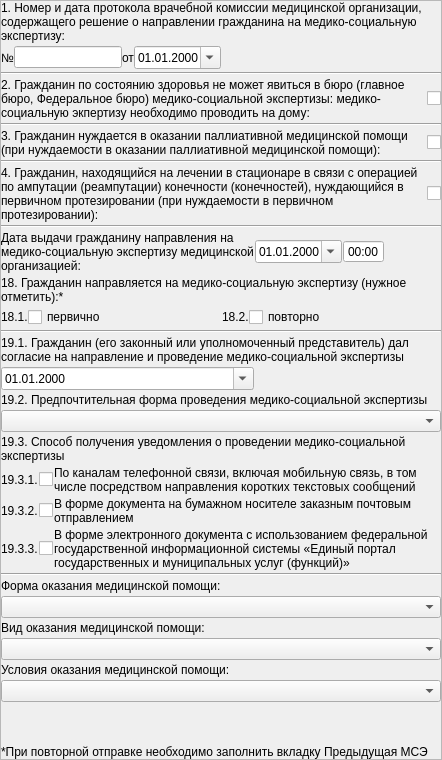
             <widget class="QFrame" name="frame1_1">
              <property name="frameShape">
               <enum>QFrame::StyledPanel</enum>
              </property>
              <property name="frameShadow">
               <enum>QFrame::Raised</enum>
              </property>
              <layout class="QGridLayout" name="gridLayout_20">
               <property name="horizontalSpacing">
                <number>1</number>
               </property>
               <property name="verticalSpacing">
                <number>3</number>
               </property>
               <property name="margin">
                <number>0</number>
               </property>
               <item row="9" column="3">
                <widget class="CDateEdit" name="edtEndDate">
                 <property name="sizePolicy">
                  <sizepolicy hsizetype="Maximum" vsizetype="Fixed">
                   <horstretch>0</horstretch>
                   <verstretch>0</verstretch>
                  </sizepolicy>
                 </property>
                 <property name="displayFormat">
                  <string>dd.MM.yyyy</string>
                 </property>
                 <property name="calendarPopup">
                  <bool>true</bool>
                 </property>
                </widget>
               </item>
               <item row="32" column="2">
                <spacer name="verticalSpacer_3">
                 <property name="orientation">
                  <enum>Qt::Vertical</enum>
                 </property>
                 <property name="sizeHint" stdset="0">
                  <size>
                   <width>20</width>
                   <height>40</height>
                  </size>
                 </property>
                </spacer>
               </item>
               <item row="9" column="4" colspan="2">
                <widget class="CTimeEdit" name="edtEndTime">
                 <property name="sizePolicy">
                  <sizepolicy hsizetype="Maximum" vsizetype="Fixed">
                   <horstretch>0</horstretch>
                   <verstretch>0</verstretch>
                  </sizepolicy>
                 </property>
                 <property name="buttonSymbols">
                  <enum>QAbstractSpinBox::NoButtons</enum>
                 </property>
                 <property name="displayFormat">
                  <string>HH:mm</string>
                 </property>
                </widget>
               </item>
               <item row="14" column="3" colspan="3">
                <spacer name="horizontalSpacer_7">
                 <property name="orientation">
                  <enum>Qt::Horizontal</enum>
                 </property>
                 <property name="sizeHint" stdset="0">
                  <size>
                   <width>40</width>
                   <height>20</height>
                  </size>
                 </property>
                </spacer>
               </item>
               <item row="18" column="0">
                <widget class="QLabel" name="label_3">
                 <property name="sizePolicy">
                  <sizepolicy hsizetype="Fixed" vsizetype="Preferred">
                   <horstretch>0</horstretch>
                   <verstretch>0</verstretch>
                  </sizepolicy>
                 </property>
                 <property name="text">
                  <string>19.3.1.</string>
                 </property>
                </widget>
               </item>
               <item row="19" column="0">
                <widget class="QLabel" name="label_5">
                 <property name="sizePolicy">
                  <sizepolicy hsizetype="Fixed" vsizetype="Preferred">
                   <horstretch>0</horstretch>
                   <verstretch>0</verstretch>
                  </sizepolicy>
                 </property>
                 <property name="text">
                  <string>19.3.2.</string>
                 </property>
                </widget>
               </item>
               <item row="20" column="0">
                <widget class="QLabel" name="label_6">
                 <property name="sizePolicy">
                  <sizepolicy hsizetype="Fixed" vsizetype="Preferred">
                   <horstretch>0</horstretch>
                   <verstretch>0</verstretch>
                  </sizepolicy>
                 </property>
                 <property name="text">
                  <string>19.3.3.</string>
                 </property>
                </widget>
               </item>
               <item row="18" column="1">
                <widget class="QCheckBox" name="chkMethodReceivingNotification19_3_1">
                 <property name="sizePolicy">
                  <sizepolicy hsizetype="Fixed" vsizetype="Fixed">
                   <horstretch>0</horstretch>
                   <verstretch>0</verstretch>
                  </sizepolicy>
                 </property>
                </widget>
               </item>
               <item row="19" column="1">
                <widget class="QCheckBox" name="chkMethodReceivingNotification19_3_2">
                 <property name="sizePolicy">
                  <sizepolicy hsizetype="Fixed" vsizetype="Fixed">
                   <horstretch>0</horstretch>
                   <verstretch>0</verstretch>
                  </sizepolicy>
                 </property>
                </widget>
               </item>
               <item row="20" column="1">
                <widget class="QCheckBox" name="chkMethodReceivingNotification19_3_3">
                 <property name="sizePolicy">
                  <sizepolicy hsizetype="Fixed" vsizetype="Fixed">
                   <horstretch>0</horstretch>
                   <verstretch>0</verstretch>
                  </sizepolicy>
                 </property>
                </widget>
               </item>
               <item row="0" column="0" colspan="6">
                <widget class="QLabel" name="lblProtocol">
                 <property name="text">
                  <string>1. Номер и дата протокола врачебной комиссии медицинской организации, содержащего решение о направлении гражданина на медико-социальную экспертизу:</string>
                 </property>
                 <property name="wordWrap">
                  <bool>true</bool>
                 </property>
                </widget>
               </item>
               <item row="1" column="0" colspan="6">
                <layout class="QHBoxLayout" name="horizontalLayout_19">
                 <property name="spacing">
                  <number>0</number>
                 </property>
                 <item>
                  <widget class="QLabel" name="lblProtocolNumber">
                   <property name="sizePolicy">
                    <sizepolicy hsizetype="Fixed" vsizetype="Preferred">
                     <horstretch>0</horstretch>
                     <verstretch>0</verstretch>
                    </sizepolicy>
                   </property>
                   <property name="text">
                    <string>№</string>
                   </property>
                  </widget>
                 </item>
                 <item>
                  <widget class="QLineEdit" name="edtProtocolNumberMSI">
                   <property name="sizePolicy">
                    <sizepolicy hsizetype="Fixed" vsizetype="Fixed">
                     <horstretch>0</horstretch>
                     <verstretch>0</verstretch>
                    </sizepolicy>
                   </property>
                  </widget>
                 </item>
                 <item>
                  <widget class="QLabel" name="lblProtocolDate">
                   <property name="sizePolicy">
                    <sizepolicy hsizetype="Fixed" vsizetype="Preferred">
                     <horstretch>0</horstretch>
                     <verstretch>0</verstretch>
                    </sizepolicy>
                   </property>
                   <property name="text">
                    <string>от</string>
                   </property>
                  </widget>
                 </item>
                 <item>
                  <widget class="CDateEdit" name="edtProtocolDateMSI">
                   <property name="sizePolicy">
                    <sizepolicy hsizetype="Fixed" vsizetype="Fixed">
                     <horstretch>0</horstretch>
                     <verstretch>0</verstretch>
                    </sizepolicy>
                   </property>
                   <property name="displayFormat">
                    <string>dd.MM.yyyy</string>
                   </property>
                   <property name="calendarPopup">
                    <bool>true</bool>
                   </property>
                  </widget>
                 </item>
                 <item>
                  <spacer name="horizontalSpacer_4">
                   <property name="orientation">
                    <enum>Qt::Horizontal</enum>
                   </property>
                   <property name="sizeHint" stdset="0">
                    <size>
                     <width>40</width>
                     <height>20</height>
                    </size>
                   </property>
                  </spacer>
                 </item>
                </layout>
               </item>
               <item row="2" column="0" colspan="6">
                <widget class="Line" name="line">
                 <property name="orientation">
                  <enum>Qt::Horizontal</enum>
                 </property>
                </widget>
               </item>
               <item row="3" column="0" colspan="6">
                <layout class="QHBoxLayout" name="horizontalLayout_20">
                 <property name="spacing">
                  <number>0</number>
                 </property>
                 <item>
                  <widget class="QLabel" name="lblSpendMSIHome">
                   <property name="sizePolicy">
                    <sizepolicy hsizetype="Expanding" vsizetype="Preferred">
                     <horstretch>0</horstretch>
                     <verstretch>0</verstretch>
                    </sizepolicy>
                   </property>
                   <property name="text">
                    <string>2. Гражданин по состоянию здоровья не может явиться в бюро (главное бюро, Федеральное бюро) медико-социальной экспертизы: медико-социальную экпертизу необходимо проводить на дому:</string>
                   </property>
                   <property name="wordWrap">
                    <bool>true</bool>
                   </property>
                  </widget>
                 </item>
                 <item>
                  <widget class="QCheckBox" name="chkSpendMSIHome">
                   <property name="sizePolicy">
                    <sizepolicy hsizetype="Fixed" vsizetype="Fixed">
                     <horstretch>0</horstretch>
                     <verstretch>0</verstretch>
                    </sizepolicy>
                   </property>
                   <property name="layoutDirection">
                    <enum>Qt::RightToLeft</enum>
                   </property>
                   <property name="text">
                    <string/>
                   </property>
                  </widget>
                 </item>
                </layout>
               </item>
               <item row="4" column="0" colspan="6">
                <widget class="Line" name="line_2">
                 <property name="orientation">
                  <enum>Qt::Horizontal</enum>
                 </property>
                </widget>
               </item>
               <item row="5" column="0" colspan="6">
                <layout class="QHBoxLayout" name="horizontalLayout_21">
                 <property name="spacing">
                  <number>0</number>
                 </property>
                 <item>
                  <widget class="QLabel" name="lblNeedPalliativeCare">
                   <property name="text">
                    <string>3. Гражданин нуждается в оказании паллиативной медицинской помощи (при нуждаемости в оказании паллиативной медицинской помощи):</string>
                   </property>
                   <property name="wordWrap">
                    <bool>true</bool>
                   </property>
                  </widget>
                 </item>
                 <item>
                  <widget class="QCheckBox" name="chkNeedPalliativeCare">
                   <property name="sizePolicy">
                    <sizepolicy hsizetype="Fixed" vsizetype="Fixed">
                     <horstretch>0</horstretch>
                     <verstretch>0</verstretch>
                    </sizepolicy>
                   </property>
                   <property name="layoutDirection">
                    <enum>Qt::RightToLeft</enum>
                   </property>
                   <property name="text">
                    <string/>
                   </property>
                  </widget>
                 </item>
                </layout>
               </item>
               <item row="6" column="0" colspan="6">
                <widget class="Line" name="line_3">
                 <property name="orientation">
                  <enum>Qt::Horizontal</enum>
                 </property>
                </widget>
               </item>
               <item row="7" column="0" colspan="6">
                <layout class="QHBoxLayout" name="horizontalLayout_22">
                 <property name="spacing">
                  <number>0</number>
                 </property>
                 <item>
                  <widget class="QLabel" name="lblBaseInfoMSI4">
                   <property name="text">
                    <string>4. Гражданин, находящийся на лечении в стационаре в связи с операцией по ампутации (реампутации) конечности (конечностей), нуждающийся в первичном протезировании (при нуждаемости в первичном протезировании):</string>
                   </property>
                   <property name="wordWrap">
                    <bool>true</bool>
                   </property>
                  </widget>
                 </item>
                 <item>
                  <widget class="QCheckBox" name="chkBaseInfoMSI4">
                   <property name="sizePolicy">
                    <sizepolicy hsizetype="Fixed" vsizetype="Fixed">
                     <horstretch>0</horstretch>
                     <verstretch>0</verstretch>
                    </sizepolicy>
                   </property>
                   <property name="text">
                    <string/>
                   </property>
                  </widget>
                 </item>
                </layout>
               </item>
               <item row="8" column="0" colspan="6">
                <widget class="Line" name="line_4">
                 <property name="orientation">
                  <enum>Qt::Horizontal</enum>
                 </property>
                </widget>
               </item>
               <item row="9" column="0" colspan="3">
                <widget class="QLabel" name="lblEndDateAction">
                 <property name="text">
                  <string>Дата выдачи гражданину направления на медико-социальную экспертизу медицинской организацией:</string>
                 </property>
                 <property name="wordWrap">
                  <bool>true</bool>
                 </property>
                </widget>
               </item>
               <item row="10" column="0" colspan="6">
                <widget class="QLabel" name="lblPrimaryORAgainMSI">
                 <property name="text">
                  <string>18. Гражданин направляется на медико-социальную экспертизу (нужное отметить):*</string>
                 </property>
                 <property name="wordWrap">
                  <bool>true</bool>
                 </property>
                </widget>
               </item>
               <item row="11" column="0" colspan="6">
                <layout class="QHBoxLayout" name="horizontalLayout_23">
                 <property name="spacing">
                  <number>0</number>
                 </property>
                 <item>
                  <layout class="QHBoxLayout" name="horizontalLayout_24">
                   <property name="spacing">
                    <number>0</number>
                   </property>
                   <item>
                    <widget class="QLabel" name="lblPrimaryMSI">
                     <property name="text">
                      <string>18.1.</string>
                     </property>
                    </widget>
                   </item>
                   <item>
                    <widget class="QCheckBox" name="chkPrimaryMSI">
                     <property name="text">
                      <string>первично</string>
                     </property>
                    </widget>
                   </item>
                  </layout>
                 </item>
                 <item>
                  <layout class="QHBoxLayout" name="horizontalLayout_25">
                   <property name="spacing">
                    <number>0</number>
                   </property>
                   <item>
                    <spacer name="horizontalSpacer">
                     <property name="orientation">
                      <enum>Qt::Horizontal</enum>
                     </property>
                     <property name="sizeHint" stdset="0">
                      <size>
                       <width>40</width>
                       <height>20</height>
                      </size>
                     </property>
                    </spacer>
                   </item>
                   <item>
                    <widget class="QLabel" name="lblAgainMSI">
                     <property name="text">
                      <string>18.2.</string>
                     </property>
                    </widget>
                   </item>
                   <item>
                    <widget class="QCheckBox" name="chkAgainMSI">
                     <property name="text">
                      <string>повторно</string>
                     </property>
                    </widget>
                   </item>
                   <item>
                    <spacer name="horizontalSpacer_3">
                     <property name="orientation">
                      <enum>Qt::Horizontal</enum>
                     </property>
                     <property name="sizeHint" stdset="0">
                      <size>
                       <width>40</width>
                       <height>20</height>
                      </size>
                     </property>
                    </spacer>
                   </item>
                  </layout>
                 </item>
                </layout>
               </item>
               <item row="12" column="0" colspan="6">
                <widget class="Line" name="line_5">
                 <property name="orientation">
                  <enum>Qt::Horizontal</enum>
                 </property>
                </widget>
               </item>
               <item row="13" column="0" colspan="6">
                <widget class="QLabel" name="lblConsentReferralConductMSI">
                 <property name="text">
                  <string>19.1. Гражданин (его законный или уполномоченный представитель) дал согласие на направление и проведение медико-социальной экспертизы</string>
                 </property>
                 <property name="wordWrap">
                  <bool>true</bool>
                 </property>
                </widget>
               </item>
               <item row="14" column="0" colspan="3">
                <widget class="CDateEdit" name="edtConsentReferralConductDateMSI">
                 <property name="displayFormat">
                  <string>dd.MM.yyyy</string>
                 </property>
                 <property name="calendarPopup">
                  <bool>true</bool>
                 </property>
                </widget>
               </item>
               <item row="15" column="0" colspan="6">
                <widget class="QLabel" name="lblPreferredFormHolding">
                 <property name="text">
                  <string>19.2. Предпочтительная форма проведения медико-социальной экспертизы</string>
                 </property>
                 <property name="wordWrap">
                  <bool>true</bool>
                 </property>
                </widget>
               </item>
               <item row="16" column="0" colspan="6">
                <widget class="CStrComboBox" name="cmbPreferredFormHolding"/>
               </item>
               <item row="17" column="0" colspan="6">
                <widget class="QLabel" name="lblMethodReceivingNotification">
                 <property name="text">
                  <string>19.3. Способ получения уведомления о проведении медико-социальной экспертизы</string>
                 </property>
                 <property name="wordWrap">
                  <bool>true</bool>
                 </property>
                </widget>
               </item>
               <item row="21" column="0" colspan="6">
                <widget class="Line" name="line_6">
                 <property name="orientation">
                  <enum>Qt::Horizontal</enum>
                 </property>
                </widget>
               </item>
               <item row="22" column="0" colspan="6">
                <widget class="QLabel" name="lblFormMedicalCare">
                 <property name="text">
                  <string>Форма оказания медицинской помощи:</string>
                 </property>
                </widget>
               </item>
               <item row="23" column="0" colspan="6">
                <widget class="CStrComboBox" name="cmbFormMedicalCare"/>
               </item>
               <item row="24" column="0" colspan="6">
                <widget class="QLabel" name="lblTypeMedicalCare">
                 <property name="text">
                  <string>Вид оказания медицинской помощи:</string>
                 </property>
                </widget>
               </item>
               <item row="25" column="0" colspan="6">
                <widget class="CStrComboBox" name="cmbTypeMedicalCare"/>
               </item>
               <item row="26" column="0" colspan="6">
                <widget class="QLabel" name="lblConditionsMedicalCare">
                 <property name="text">
                  <string>Условия оказания медицинской помощи:</string>
                 </property>
                </widget>
               </item>
               <item row="27" column="0" colspan="6">
                <widget class="CStrComboBox" name="cmbConditionsMedicalCare"/>
               </item>
               <item row="33" column="0" colspan="6">
                <widget class="QLabel" name="lbllblPrimaryORAgainMSILink">
                 <property name="text">
                  <string>*При повторной отправке необходимо заполнить вкладку Предыдущая МСЭ</string>
                 </property>
                 <property name="wordWrap">
                  <bool>true</bool>
                 </property>
                </widget>
               </item>
               <item row="18" column="2" colspan="4">
                <widget class="QLabel" name="lblMethodReceivingNotification19_3_1">
                 <property name="text">
                  <string>По каналам телефонной связи, включая мобильную связь, в том числе посредством направления коротких текстовых сообщений</string>
                 </property>
                 <property name="wordWrap">
                  <bool>true</bool>
                 </property>
                </widget>
               </item>
               <item row="19" column="2" colspan="4">
                <widget class="QLabel" name="lblMethodReceivingNotification19_3_2">
                 <property name="text">
                  <string>В форме документа на бумажном носителе заказным почтовым отправлением</string>
                 </property>
                 <property name="wordWrap">
                  <bool>true</bool>
                 </property>
                </widget>
               </item>
               <item row="20" column="2" colspan="4">
                <widget class="QLabel" name="lblMethodReceivingNotification19_3_3">
                 <property name="text">
                  <string>&lt;html&gt;&lt;head/&gt;&lt;body&gt;&lt;p&gt;В форме электронного документа с использованием федеральной государственной информационной системы «Единый портал государственных и муниципальных услуг (функций)»&lt;/p&gt;&lt;/body&gt;&lt;/html&gt;</string>
                 </property>
                 <property name="wordWrap">
                  <bool>true</bool>
                 </property>
                </widget>
               </item>
              </layout>
             </widget>
